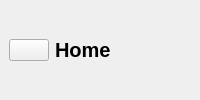
           <widget class="QWidget" name="headerFrame" native="true">
            <layout class="QHBoxLayout" name="horizontalLayout_2">
             <property name="spacing">
              <number>0</number>
             </property>
             <property name="leftMargin">
              <number>0</number>
             </property>
             <property name="topMargin">
              <number>0</number>
             </property>
             <property name="rightMargin">
              <number>0</number>
             </property>
             <property name="bottomMargin">
              <number>0</number>
             </property>
             <item alignment="Qt::AlignLeft">
              <widget class="QWidget" name="widget" native="true">
               <layout class="QHBoxLayout" name="horizontalLayout_5">
                <item>
                 <widget class="QPushButton" name="menuBtn">
                  <property name="text">
                   <string/>
                  </property>
                  <property name="icon">
                   <iconset resource="resources.qrc">
                    <normaloff>:/images/assets/images/menu.png</normaloff>:/images/assets/images/menu.png</iconset>
                  </property>
                  <property name="iconSize">
                   <size>
                    <width>24</width>
                    <height>24</height>
                   </size>
                  </property>
                 </widget>
                </item>
                <item>
                 <widget class="QLabel" name="appHeader">
                  <property name="font">
                   <font>
                    <pointsize>15</pointsize>
                    <weight>75</weight>
                    <bold>true</bold>
                   </font>
                  </property>
                  <property name="text">
                   <string>Home</string>
                  </property>
                 </widget>
                </item>
               </layout>
              </widget>
             </item>
            </layout>
           </widget>
